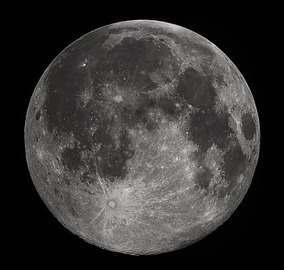
#> input picture k/class/moon.jpg, 284 x 270 px
$ python moments.py
#> lines starting #> are read from the running program, lines starting #| are printed output that depends on the picture; after the words box and inside, x2 and y2 are one past the last pixel; in counts of white or black regions, pixels touching at a corner belong together
import numpy as np
import cv2 as cv
import os
img = cv.imread('moon.jpg', cv.IMREAD_GRAYSCALE)
#> img: shape (270, 284); min 0, max 253, mean 52.8
assert img is not None, "file could not be read, check with os.path.exists()"
ret,thresh = cv.threshold(img,127,255,0)
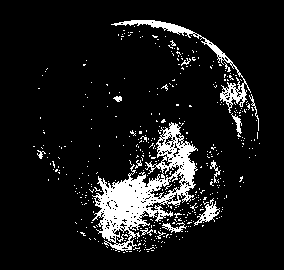
#> thresh: shape (270, 284); 9.7% white; 427 white regions (412 under 20 px)
contours,hierarchy = cv.findContours(thresh, 1, 3)
#> contours = 735 contours, 717 with area under 20; largest, box (x1, y1, x2, y2) and area: (92, 122, 198, 252) 5436, (111, 20, 251, 113) 1013, (149, 172, 183, 199) 296, (194, 198, 220, 226) 223, (113, 228, 131, 245) 168
cnt = contours[0]
#> cnt = [[124, 252]]
M = cv.moments(cnt)
#> M = moments, m00 0
print( M )
#> (printed output is left out)
